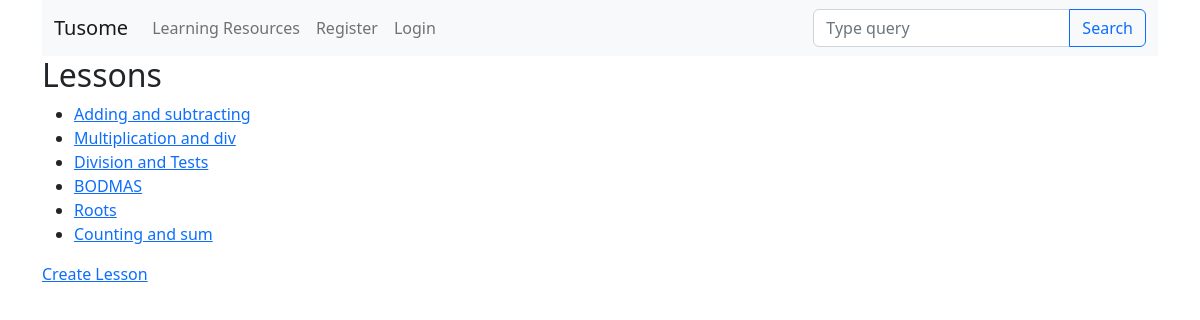
The page /curriculum/first-grade/std1math/ on the database its author committed.
### carriculum/models.py (models this page shows, shortened)
class Lesson(models.Model):
    lesson_id=models.CharField(max_length=25, unique=True)
    name=models.CharField(max_length=30)
    position=models.PositiveSmallIntegerField(verbose_name="Chapter Number:")
    video = models.FileField(upload_to=renamevideo, blank=True, null=True, verbose_name="Lesson Video")
    presentation= models.FileField(upload_to=renamepresentation, blank=True, null=True, verbose_name="Lesson presentationj")
    notes= models.FileField(upload_to=renamenotes, blank=True, null=True, verbose_name="Lesson Notes")
    created_by=models.ForeignKey(User, on_delete=models.CASCADE)
    created_at=models.DateTimeField(auto_now_add=True)
    subject= models.ForeignKey(Subject, on_delete=models.CASCADE, related_name="lessons")
    slug= models.SlugField(null=True, blank=True)
    class Meta:
        ordering= ['position']

### carriculum/views.py (the view)
# urls.py: path("<str:standard>/<slug:slug>/", views.LessionsListView.as_view(), name="lessons_list"),
class LessionsListView(DetailView):
     context_object_name= "lessons"
     model = Subject
     template_name= "carriculum/lessons_list_view.html"

### carriculum/templates/carriculum/lessons_list_view.html
{% extends 'base.html' %}
{% block content %}
<div class="jumbotron">
    <h2>Lessons</h2>
    <ul>
        {% for lesson in lessons.lessons.all %}
        <li> <a href="{% url 'carriculum:lesson_details' standard=lessons.standard.slug subject=lessons.slug slug=lesson.slug %}"> {{ lesson.name }}</a></li>
        {% endfor %}
    </ul>
    <a href="{% url 'carriculum:create_lesson' standard=lessons.standard.slug  slug=lessons.slug %}"> Create Lesson</a>
</div>
{% endblock %}

### rows shown on the page
Lesson: name "Adding and subtracting"
Lesson: name "Multiplication and div"
Lesson: name "Division and Tests"
Lesson: name "BODMAS"
Lesson: name "Roots"
Lesson: name "Counting and sum"
